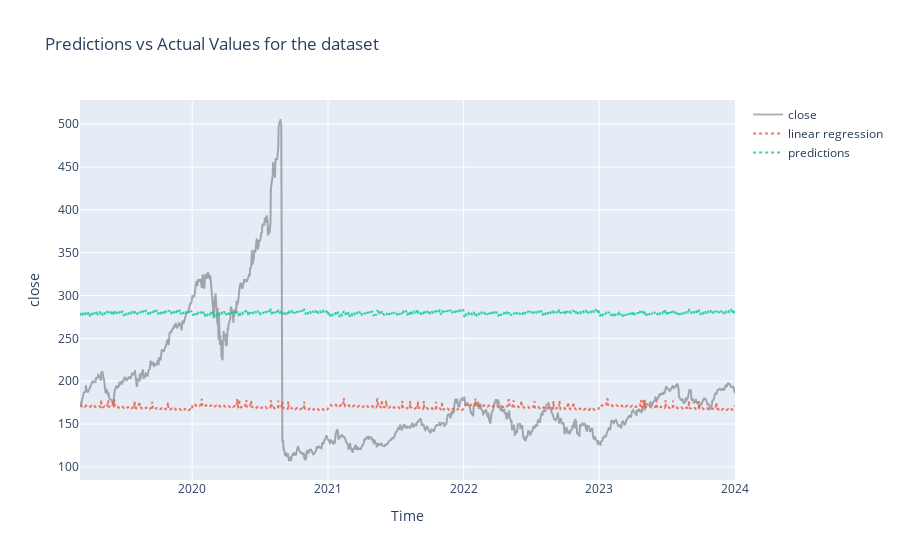

The notebook cell saved with this chart:
### Code cell
model_name = "lstm"
predictions, values = train_model(model_name=model_name, 
                                  x_train=X_train, 
                                  train_loader=train_loader,
                                  val_loader=val_loader, 
                                  test_loader_one=test_loader_one)
df_result = format_predictions(predictions, values, X_test, scaler)
print(calculate_metrics(df_result))

df_baseline = build_baseline_model(df_features, 0.2, "close")
print(calculate_metrics(df_baseline))

plot_predictions(df_result, df_baseline)

### Figure 1 — Plotly figure (JSON) as saved in the notebook; plotly's stock layout.template omitted (floating-point values rounded to 4 significant figures; data arrays with more than 128 entries replaced by an {"elided": "..."} marker saying what was removed)
{"data": [{"line": {"color": "rgba(0,0,0, 0.3)"}, "mode": "lines", "name": "close", "text": {"elided": "1217 str values"}, "type": "scatter", "x": {"elided": "1217 str values"}, "y": {"elided": "1217 float values"}}, {"line": {"dash": "dot"}, "mode": "lines", "name": "linear regression", "opacity": 0.8, "text": {"elided": "1217 str values"}, "type": "scatter", "x": {"elided": "1217 str values"}, "y": {"elided": "1217 float values"}}, {"line": {"dash": "dot"}, "mode": "lines", "name": "predictions", "opacity": 0.8, "text": {"elided": "1217 str values"}, "type": "scatter", "x": {"elided": "1217 str values"}, "y": {"elided": "1217 float values"}}], "layout": {"title": {"text": "Predictions vs Actual Values for the dataset"}, "xaxis": {"ticklen": 5, "title": {"text": "Time"}, "zeroline": false}, "yaxis": {"ticklen": 5, "title": {"text": "close"}, "zeroline": false}}}
